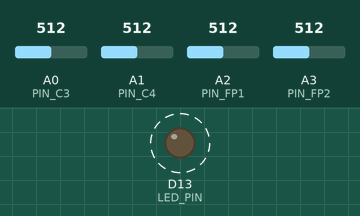
Simulated run of this sketch. Board: Arduino Uno R4 Minima. On the bench: output pins drawn as LEDs (lit = HIGH). Dashed ring = blinking. The test bench sets the inputs (shaded band); at power-on: A0 (PIN_C3) = 512, A1 (PIN_C4) = 512, A2 (PIN_FP1) = 512, A3 (PIN_FP2) = 512 (analog values on the 0–1023 scale). What the sketch prints to the serial monitor is not drawn.

Above: at 0.5 s.
Timing chart, 0 to 4.6 s (numbered marks = the images above):
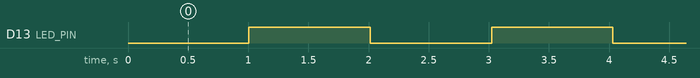

Measured:
- by itself, D13 (LED_PIN): alternates HIGH for 1.0 s and LOW for 1.0 s

The sketch:

eeg_4channel.ino
```cpp
/*
 * BCI Assistive Control — 4-Channel EEG Streaming Firmware
 * Group No. 7 | Upside Down Labs BioAmp EXG Pill
 *
 * Streams 4 analog EEG channels at 250 Hz over USB serial.
 *
 * Channel Assignment:
 *   A0 → C3  (left motor cortex)   — referenced to left earlobe (A1)
 *   A1 → C4  (right motor cortex)  — referenced to right earlobe (A2)
 *   A2 → Fp1 (left forehead)       — referenced to left earlobe (A1)
 *   A3 → Fp2 (right forehead)      — referenced to right earlobe (A2)
 *
 * Electrode Wiring (per BioAmp EXG Pill):
 *   Each channel needs its own BioAmp EXG Pill (or multiplexed setup):
 *     Channel 1: EXG Pill OUT → A0, IN+ → C3, IN- → A1 earlobe, GND → shared
 *     Channel 2: EXG Pill OUT → A1, IN+ → C4, IN- → A2 earlobe, GND → shared
 *     Channel 3: EXG Pill OUT → A2, IN+ → Fp1, IN- → A1 earlobe, GND → shared
 *     Channel 4: EXG Pill OUT → A3, IN+ → Fp2, IN- → A2 earlobe, GND → shared
 *
 * Minimal Setup (2 BioAmp pills):
 *   Pill 1: C3-C4 bipolar → A0 (motor imagery)
 *   Pill 2: Fp1-Fp2 bipolar → A2 (EOG/blink)
 *   (Use A1, A3 for optional individual channels)
 *
 * Protocol:
 *   Line format: c3,c4,fp1,fp2  (comma-separated 10-bit ADC values)
 *   250 lines per second (250 Hz)
 *
 * Arduino R4 Minima — 6 analog inputs available, using 4.
 */

const int PIN_C3   = A0;
const int PIN_C4   = A1;
const int PIN_FP1  = A2;
const int PIN_FP2  = A3;

const int SAMPLE_RATE = 250;
const long DELAY_US   = 1000000L / SAMPLE_RATE;
const long BAUD_RATE  = 115200;

const int LED_PIN = 13;
unsigned long sampleCount = 0;

void setup() {
  Serial.begin(BAUD_RATE);
  analogReadResolution(10);  // 10-bit (0-1023)

  pinMode(LED_PIN, OUTPUT);
  digitalWrite(LED_PIN, LOW);

  while (!Serial) {
    ;  // Wait for USB serial
  }

  // Header — identifies this as 4-channel firmware
  Serial.println("# BCI EEG Stream v2.0 (4-Channel)");
  Serial.println("# Sample Rate: 250 Hz");
  Serial.println("# Channels: C3,C4,Fp1,Fp2");
  Serial.println("# Format: <c3>,<c4>,<fp1>,<fp2>");
  Serial.println("# START");
}

void loop() {
  unsigned long t_start = micros();

  // Read all 4 channels as fast as possible
  int c3  = analogRead(PIN_C3);
  int c4  = analogRead(PIN_C4);
  int fp1 = analogRead(PIN_FP1);
  int fp2 = analogRead(PIN_FP2);

  // Send CSV line
  Serial.print(c3);
  Serial.print(',');
  Serial.print(c4);
  Serial.print(',');
  Serial.print(fp1);
  Serial.print(',');
  Serial.println(fp2);

  // LED heartbeat (toggle every second)
  sampleCount++;
  if (sampleCount % SAMPLE_RATE == 0) {
    digitalWrite(LED_PIN, !digitalRead(LED_PIN));
  }

  // Busy-wait for precise 250 Hz timing
  while (micros() - t_start < DELAY_US) {
    // Tight loop
  }
}
```
